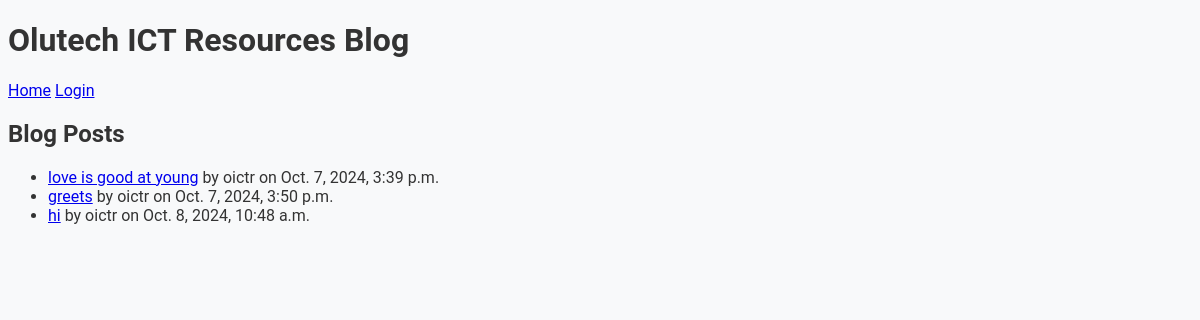
Page /post/ on the committed database.
### blog/models.py (models this page shows, shortened)
class Post(models.Model):
    title = models.CharField(max_length=200)
    content = models.TextField()
    author = models.ForeignKey(User, on_delete=models.CASCADE)
    created_at = models.DateTimeField(default=timezone.now)

### blog/views.py (the view)
# urls.py: path('post/', post_list, name='post_list'),
def post_list(request):
    posts = Post.objects.all()
    return render(request, 'blog/post_list.html', {'posts': posts})

### blog/templates/blog/post_list.html
{% extends 'blog/base.html' %}
{% block content %}
<h2>Blog Posts</h2>
<ul>
    {% for post in posts %}
        <li>
            <a href="{% url 'post_detail' post.pk %}">{{ post.title }}</a> by {{ post.author }} on {{ post.created_at }}
        </li>
    {% endfor %}
</ul>
{% endblock %}

### blog/static/css/style.css (style rules this page uses)
body { font-family: 'Roboto', sans-serif; background-color: #f8f9fa; color: #333; }

### rows in the picture
Post: title "love is good at young", author "oictr", created_at "Oct. 7, 2024, 3:39 p.m."
Post: title "greets", author "oictr", created_at "Oct. 7, 2024, 3:50 p.m."
Post: title "hi", author "oictr", created_at "Oct. 8, 2024, 10:48 a.m."
